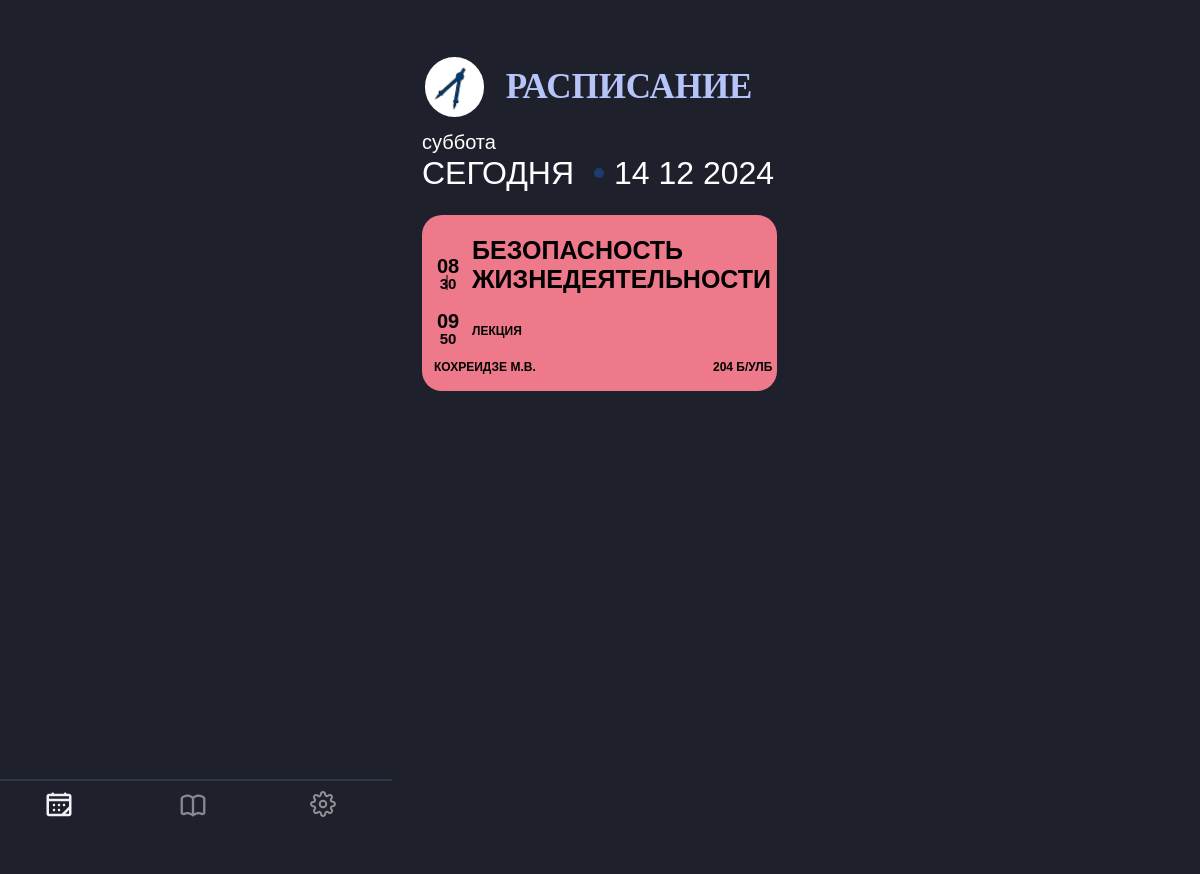
Screenshot of /timetable/ with the database file from the repository.
### timetable/models.py (models this page shows, shortened)
class Timetable(models.Model): # Создаём новый класс, который будет служить для блога моделью, указывая все необходимые элементы.
   week_type = models.CharField(max_length=30)#Чётность недели
   time_range = models.CharField(max_length=30)#Время пары Пример: (10:00 11:20)
   subject_name = models.CharField(max_length=300) #Название пары
   subject_type = models.CharField(max_length=30)#Вид пары
   teacher = models.CharField(max_length=200)#Преподаватель
   location = models.CharField(max_length=100)#Место проведения

### timetable/views.py (the view)
# urls.py: path('', views.TimetableListView.as_view(), name = "timetable_list"),
class TimetableListView(ListView):
    model = Timetable
    queryset = Timetable.objects.all().order_by("time_range")
    def get_context_data(self,*args, **kwargs):
            model = Timetable
            queryset = Timetable.objects.all().order_by("time_range")
            context = super(TimetableListView, self).get_context_data(*args,**kwargs)
            context['Timetable_list'] = queryset
            today = date.today()
            def day_of_week(day):
                if day == 'Monday':
                    return 'понедельник'
                elif day == 'Tuesday':
                    return 'вторник'
                elif day == 'Wednesday':
                    return 'среда'
                elif day == 'Thursday':
                    return 'четверг'
                elif day == 'Friday':
                    return 'пятница'
                elif day == 'Saturday':
                    return 'суббота'
                elif day == 'Sunday':
                    return 'воскресенье'
            day_type = day_of_week(today.strftime('%A'))
            today = str(today).split('-')
            today = ' '.join(today[::-1])
            '''
            def time_dupl(rng):
                        #range = "10:00 11:20" =>
                        rng = rng.split()
                        rng = list(map(lambda x: x.split(':'),rng))
                        return rng
            cntx = {}
            for i in queryset:
                rng = time_dupl(i.time_range)
                if cntx == {}:
                    cntx = {'st1':rng[0][0],
                                'en1': rng[0][1],
                                'st2':rng[1][0],
                                'en2':rng[1][1]}
                else:
                    cntx =
            context['timing'] = cntx
            '''
            context['today'] = today
            context['day_type'] = day_type
            return context

### timetable/templates/timetable/timetable_list.html
{% extends "timetable/base.html" %}
{% load static %}
{% block content %}
    {% for timetable in timetable_list %}
        <div class="{{ timetable.subject_name }}">
            {%if timetable.subject_type == "Практика"%}
            <div class="overlap-group">
            {%elif timetable.subject_type == "КОП"%}
            <div class="overlap">
            {%elif timetable.subject_type == "Лекция"%}
            <div class="overlap-2">
            {%endif%}
                <p class="element">
                    <span class="span">{{ timetable.time_range|slice:":2" }}<br/></span><span class="text-wrapper-5">{{ timetable.time_range|slice:"3:5" }}</span>
                </p>
                <p class="p">
                    <span class="span">{{ timetable.time_range|slice:"6:8" }}<br /></span> <span class="text-wrapper-5">{{ timetable.time_range|slice:"9:11" }}</span>
                </p>
                <img class="line" src="{% static 'img/line.svg' %}"/>
                <div class="overlap-group-2">
                    <div class="text-wrapper-6"><a style = "text-transform:uppercase;">{{ timetable.subject_name }}</a></div>
                    <div class="text-wrapper-7">{{ timetable.subject_type }}</div>
                </div>
                <div class="text-wrapper-8">{{ timetable.teacher }}</div>
                <div class="text-wrapper-9">{{ timetable.location }}</div>
            </div>
        </div>
    {% endfor %}
{% endblock %}

### timetable/static/css/style_schedule.css (style rules this page uses)
* { box-sizing: border-box; }
html, body { margin: 0px; height: 100%; }
.text-wrapper-6 { text-transform: uppercase; }
.div-wrapper .element { position: absolute; width: 32px; top: 20px; left: 10px; font-family: "Montserrat", Helvetica; font-weight: 600; color: #000000; font-size: 20px; text-align: center; letter-spacing: 0; line-height: 5px; }
.div-wrapper .span { line-height: 22px; }
.div-wrapper .text-wrapper-5 { font-size: 15px; line-height: 14px; }
.div-wrapper .p { position: absolute; width: 32px; top: 75px; left: 10px; font-family: "Montserrat", Helvetica; font-weight: 600; color: #000000; font-size: 20px; text-align: center; letter-spacing: 0; line-height: 5px; }
.div-wrapper .line { position: absolute; width: 2px; height: 15px; top: 60px; left: 24px; object-fit: cover; }
.div-wrapper .overlap-group-2 { position: absolute; width: 292px; height: 110px; top: 21px; left: 50px; }
.div-wrapper .text-wrapper-6 { width: 292px; height: 82px; top: 0; left: 0; font-size: 25px; line-height: 29px; position: absolute; font-family: "Montserrat", Helvetica; font-weight: 600; color: #000000; letter-spacing: 0; }
.div-wrapper .text-wrapper-7 { height: 29px; top: 81px; left: 0; font-size: 12px; line-height: 29px; white-space: nowrap; position: absolute; font-family: "Montserrat", Helvetica; font-weight: 600; color: #000000; letter-spacing: 0; text-transform:uppercase; }
.div-wrapper .text-wrapper-8 { height: 29px; top: 138px; left: 12px; font-size: 12px; line-height: 29px; white-space: nowrap; position: absolute; font-family: "Montserrat", Helvetica; font-weight: 600; color: #000000; text-transform:uppercase; letter-spacing: 0; }
.div-wrapper .text-wrapper-9 { position: absolute; height: 29px; top: 138px; left: 291px; font-family: "Montserrat", Helvetica; font-weight: 600; color: #000000; font-size: 12px; letter-spacing: 0; line-height: 29px; text-transform:uppercase; white-space: nowrap; }
.div-wrapper .overlap-2 { position: relative; width: 355px; height: 176px; background-color: var(--red-40); border-radius: 20px; margin-bottom: 10px; }

### rows the page displays
Timetable: time_range "08", time_range "30", time_range "09", time_range "50", subject_name "БЕЗОПАСНОСТЬ ЖИЗНЕДЕЯТЕЛЬНОСТИ", subject_type "ЛЕКЦИЯ", teacher "КОХРЕИДЗЕ М.В.", location "204 Б/УЛБ"

### other values shown
{{ day_type }} "суббота"
{{ today }} "14 12 2024"
